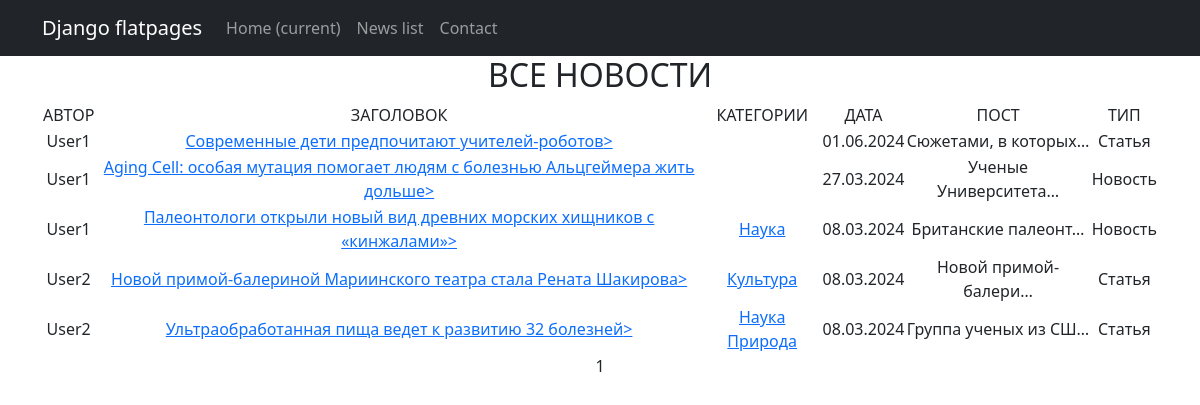
The page / on the database its author committed.
### news/models.py (models this page shows, shortened)
class Post(models.Model):
    author = models.ForeignKey(Author, on_delete=models.CASCADE, related_name='posts')
    article = 'ART'
    news = 'NEW'
    POSTS = [
        (article, "Статья"),
        (news, "Новость")
    ]
    type = models.CharField(max_length=3,
                            choices=POSTS,
                            default=article)
    creation_time = models.DateTimeField(auto_now_add=True)
    title = models.CharField(max_length=255)
    text = models.TextField()
    rating = models.IntegerField(default=0)
    category = models.ManyToManyField(Category, through='PostCategory')

class Author(models.Model):
    user = models.OneToOneField(User, on_delete=models.CASCADE)
    rating = models.IntegerField(default=0)
    def __str__(self):
        return f"{self.user.username}"

class Category(models.Model):
    name = models.CharField(max_length=255, unique=True)
    subscribers = models.ManyToManyField(User,related_name='categories')
    def __str__(self):
        return self.name

### news/views.py (the view)
# urls.py: path('', PostList.as_view(), name='posts'),
class PostList(ListView):
    model = Post
    ordering = '-creation_time'
    template_name = 'news.html'
    context_object_name = 'posts'
    paginate_by = 10
    def get_queryset(self):
        queryset = super().get_queryset()
        self.filterset = PostFilter(self.request.GET, queryset)
        return self.filterset.qs
    def get_context_data(self, **kwargs):
        context = super().get_context_data(**kwargs)
        context['-time_now'] = datetime.utcnow()
        context['filterset'] = self.filterset
        return context

### news/templatetags/custom_filters.py (called while the page is built)
@register.filter()
def censor(word):
    if isinstance(word, str):
        for a in word.split():
            if a.capitalize() in censor_filter:
                word = word.replace(a, a[0] + '*' * len(a))
    return word

### templates/news.html (shortened to what this page needs)
{% extends 'flatpages/default.html' %}
{% load custom_filters %}
{% load custom_tags %}
{% block content %}
   <h2>ВСЕ НОВОСТИ</h2>
{% if posts %}
 <table>
           <tr>
               <td>АВТОР</td>
               <td>ЗАГОЛОВОК</td>
               <td>КАТЕГОРИИ</td>
               <td>ДАТА</td>
               <td>ПОСТ</td>
               <td>ТИП</td>
           </tr>
      {% for post in posts %}
           <tr>
               <td>{{ post.author}}</td>
               <td> <a href="{% url 'post' post.id %}">{{ post.title|censor }}></a></td>
               <td> {% for category in post.category.all %}
                       <a href="{% url 'category_list' category.id %}">{{ category }}</a>
                   {% endfor %}</td>
               <td>{{ post.creation_time|date:'d.m.Y' }}</td>
               <td>{{ post.text|truncatechars:20|censor }}</td>
               <td>{{ post.get_type_display }}</td>
           </tr>
           {% endfor %}
 </table>
{% else %}
       <h2>Публикаций нет!</h2>
   {% endif %}
   {{ page_obj.number }}
{% endblock content %}

### templates/flatpages/default.html (shortened to what this page needs)
<!DOCTYPE html>
<html lang="en">
    <head>
        {% load static %}
        {% load cache %}
        <link href="{% static 'css/styles.css' %}" rel="stylesheet" />
    </head>
    <body>
        {% cache 300 navbar %} <nav class="navbar navbar-expand-lg navbar-dark bg-dark static-top">
            <div class="container">
                <a class="navbar-brand" href="#">Django flatpages</a>
                <div class="collapse navbar-collapse" id="navbarResponsive">
                    <ul class="navbar-nav ml-auto">
                        <li class="nav-item active">
                            <a class="nav-link" href="#">Home
                                <span class="sr-only">(current)</span>
                            </a>
                        </li>
                        <li class="nav-item">
                            <a class="nav-link" href="/news/">News list</a>
                        </li>
                        <li class="nav-item">
                            <a class="nav-link" href="/contacts/">Contact</a>
                        </li>
                    </ul>
                </div>
            </div>
        </nav> {% endcache %}
        <div class="container">
            <div class="row">
                <div class="col-lg-12 text-center">
                    {% block content %}{% endblock content %}
                </div>
            </div>
        </div>
    </body>
</html>

### rows shown on the page
Post: author "User1", title|censor "Современные дети предпочитают учителей-роботов", creation_time "01.06.2024", text|censor "Сюжетами, в которых…", type "Статья"
Post: author "User1", title|censor "Aging Cell: особая мутация помогает людям с болезнью Альцгеймера жить дольше", creation_time "27.03.2024", text|censor "Ученые Университета…", type "Новость"
Post: author "User1", title|censor "Палеонтологи открыли новый вид древних морских хищников с «кинжалами»", creation_time "08.03.2024", text|censor "‌Британские палеонт…", type "Новость"
Category: name "Наука"
Post: author "User2", title|censor "Новой примой-балериной Мариинского театра стала Рената Шакирова", creation_time "08.03.2024", text|censor "Новой примой-балери…", type "Статья"
Category: name "Культура"
Post: author "User2", title|censor "Ультраобработанная пища ведет к развитию 32 болезней", creation_time "08.03.2024", text|censor "Группа ученых из СШ…", type "Статья"
Category: name "Природа"

### other values the page prints
{{ page_obj.number }} "1"
